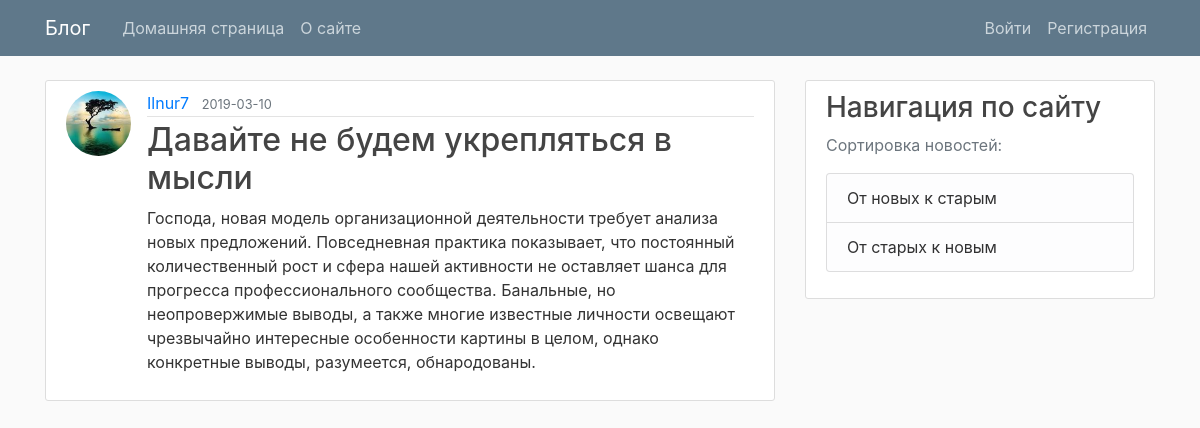
Page /post/33 on the committed database.
### main/models.py (models this page shows, shortened)
class User(db.Model, UserMixin):
    id = db.Column(db.Integer, primary_key=True)
    username = db.Column(db.String(20), unique=True, nullable=False)
    email = db.Column(db.String(120), unique=True, nullable=False)
    image_file = db.Column(db.String(20),
                           nullable=False, default='default.jpg')
    password = db.Column(db.String(60), nullable=False)
    posts = db.relationship('Post', backref='author', lazy=True)

class Post(db.Model):
    id = db.Column(db.Integer, primary_key=True)
    title = db.Column(db.String(100), nullable=False)
    date_posted = db.Column(db.DateTime,
                            nullable=False, default=datetime.utcnow())
    content = db.Column(db.Text, nullable=False)
    user_id = db.Column(db.Integer, db.ForeignKey('user.id'), nullable=False)

### main/posts/routes.py (the view)
@posts.route("/post/<int:post_id>")
def post(post_id):
    post = Post.query.get_or_404(post_id)
    return render_template('post.html', title=post.title, post=post)

### main/templates/post.html (shortened to what this page needs)
{% extends "base.html" %}
{% block content %}
  <article class="media content-section">
    <img class="rounded-circle article-img" src="{{ url_for('static', filename='profile_pics/' + post.author.image_file) }}">
    <div class="media-body">
      <div class="article-metadata">
        <a class="mr-2" href="{{ url_for('users.user_posts', username=post.author.username) }}">{{ post.author.username }}</a>
        <small class="text-muted">{{ post.date_posted.strftime('%Y-%m-%d') }}</small>
      </div>
      <h2 class="article-title">{{ post.title }}</h2>
      <p class="article-content">{{ post.content }}</p>
    </div>
  </article>
{% endblock content %}

### main/static/main.css (style rules this page uses)
body { background: #fafafa; color: #333333; margin-top: 5rem; }
h1, h2, h3, h4, h5, h6 { color: #444444; }
.content-section { background: #ffffff; padding: 10px 20px; border: 1px solid #dddddd; border-radius: 3px; margin-bottom: 20px; }
.article-title { color: #444444; }
.article-content { white-space: pre-line; }
.article-img { height: 65px; width: 65px; margin-right: 16px; }
.article-metadata { padding-bottom: 1px; margin-bottom: 4px; border-bottom: 1px solid #e3e3e3 }

### rows in the picture
User: image_file (picture), author.username "Ilnur7"
Post: date_posted "2019-03-10", title "Давайте не будем укрепляться в мысли", content "Господа, новая модель организационной деятельности требует анализа новых предложений. Повседневная практика показывает, что постоянный количественный рост и сфера нашей активности не оставляет шанса для прогресса профессионального сообщества. Банальные, но неопровержимые выводы, а также многие известные личности освещают чрезвычайно интересные особенности картины в целом, однако конкретные выводы, разумеется, обнародованы."
